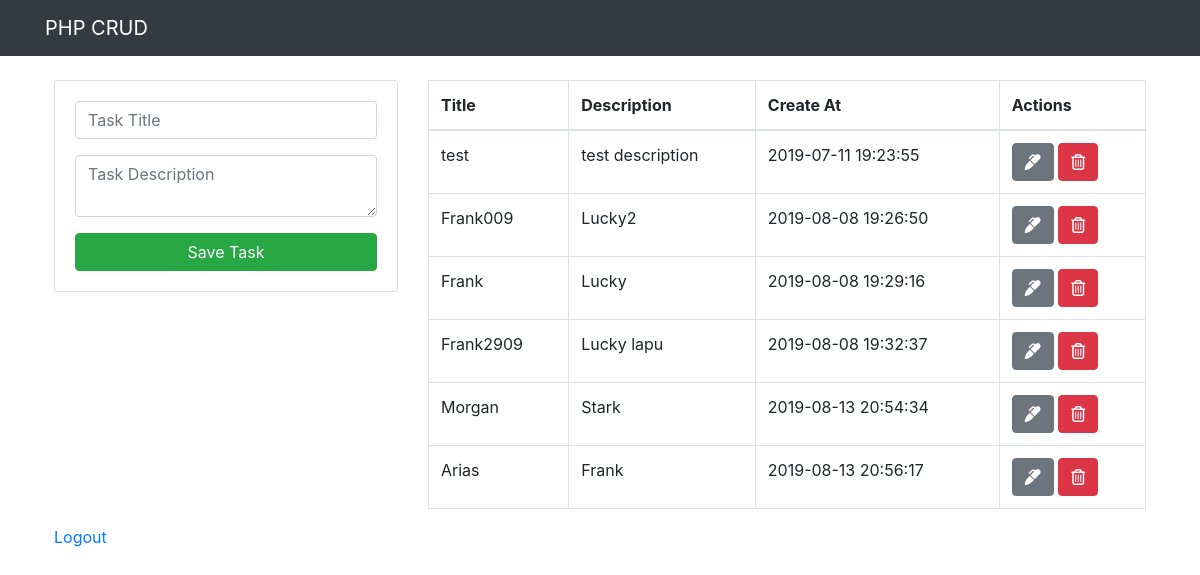
The page / on the database its author committed.
### tables this page shows
CREATE TABLE `task` (
  `id` int(11) NOT NULL,
  `title` varchar(250) NOT NULL,
  `description` text NOT NULL,
  `created_at` timestamp NOT NULL DEFAULT current_timestamp()
);

### controllers/controller.php (called while the page is built)
<?php
class mvcController {
    public function plantilla () {
        include "views/templates.php";
    }
}
?>

### index.php (called while the page is built)
<?php
require_once "controllers/controller.php";
$mvc = new mvcController();
$mvc -> plantilla();
?>

### views/templates.php (the view, shortened to what this page needs)
<?php include("db.php") ?>
<?php include("includes/header.php") ?>
<div class="container p-4">
    <div class="row">
        <div class="col-md-4">
            <div class="card card-body">
                <form action="views/save_task.php" method="POST">
                    <div class="form-group">
                        <input type="text" name="title" class="form-control"
                        placeholder="Task Title" autofocus>
                    </div>
                    <div class="form-group">
                        <textarea name="description" rows="2"
                        class="form-control" placeholder="Task Description"></textarea>
                    </div>
                    <input type="submit" class="btn btn-success btn-block"
                     name="save_task" value="Save Task">
                </form>
            </div>
        </div>
        <div class="col-md-8">
            <table class="table table-bordered">
                <thead>
                    <tr>
                        <th>Title</th>
                        <th>Description</th>
                        <th>Create At</th>
                        <th>Actions</th>
                    </tr>
                </thead>
                <tbody>
                    <?php
                    $query = "SELECT * FROM task";
                    $result_task = mysqli_query($conn, $query);
                    while($row = mysqli_fetch_array($result_task)) { ?>
                        <tr>
                            <td><?php echo $row['title'] ?></td>
                            <td><?php echo $row['description'] ?></td>
                            <td><?php echo $row['created_at'] ?></td>
                            <td>
                                <a href="views/edit.php?id=<?php echo $row['id'] ?>" class="btn btn-secondary">
                                    <i class="fas fa-marker"></i>
                                </a>
                                <a href="views/delete_task.php?id=<?php echo $row['id'] ?>" class="btn btn-danger">
                                    <i class="far fa-trash-alt"></i>
                                </a>
                            </td>
                        </tr>
                    <?php } ?>
                </tbody>
             </table>
        </div>
    </div>
    <a href="views/logout.php">Logout</a>
</div>
<?php include("includes/footer.php") ?>

### includes/header.php (shortened to what this page needs)
<!DOCTYPE html>
<html lang="en">
<head>
    <link rel="stylesheet" href="https://stackpath.bootstrapcdn.com/bootstrap/4.3.1/css/bootstrap.min.css">
</head>
<body>
<nav class="navbar navbar-dark bg-dark">
    <div class="container">
        <a href="index.php" class="navbar-brand">PHP CRUD</a>
    </div>
</nav>

### includes/footer.php (shortened to what this page needs)
</body>
</html>

### rows shown on the page
task: title "test", description "test description", created_at "2019-07-11 19:23:55"
task: title "Frank009", description "Lucky2", created_at "2019-08-08 19:26:50"
task: title "Frank", description "Lucky", created_at "2019-08-08 19:29:16"
task: title "Frank2909", description "Lucky lapu", created_at "2019-08-08 19:32:37"
task: title "Morgan", description "Stark", created_at "2019-08-13 20:54:34"
task: title "Arias", description "Frank", created_at "2019-08-13 20:56:17"
